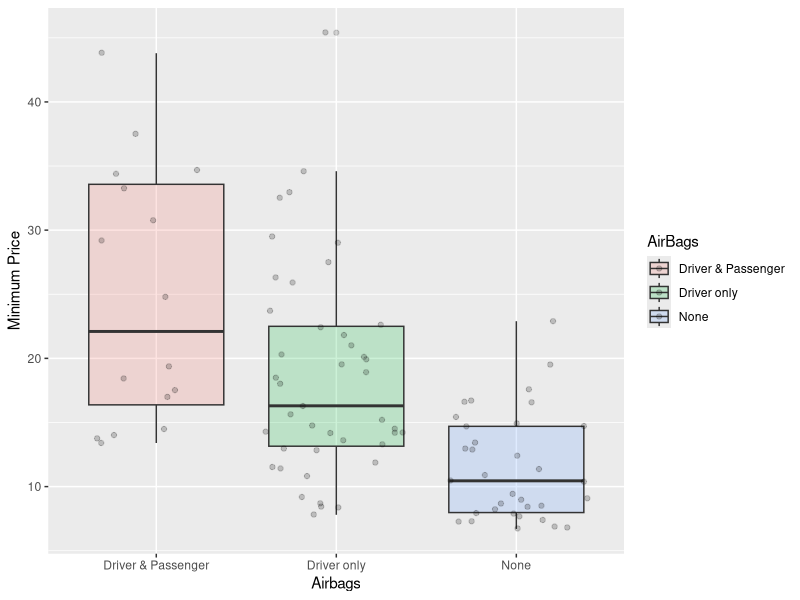

Source code (R):
# Title     : TODO
# Objective : TODO
# Created by: justk
# Created on: 2021-05-04

library(ggplot2)
library(MASS)

qplot(AirBags,
      Min.Price,
      data = Cars93,
      geom = c('boxplot', 'jitter'),#jitter때문임
      fill = AirBags,
      ylab = 'Minimum Price',
      xlab = 'Airbags',
      alpha = I(.2))#상자의 색조절
#호출할때마다 값이 달라지는데?